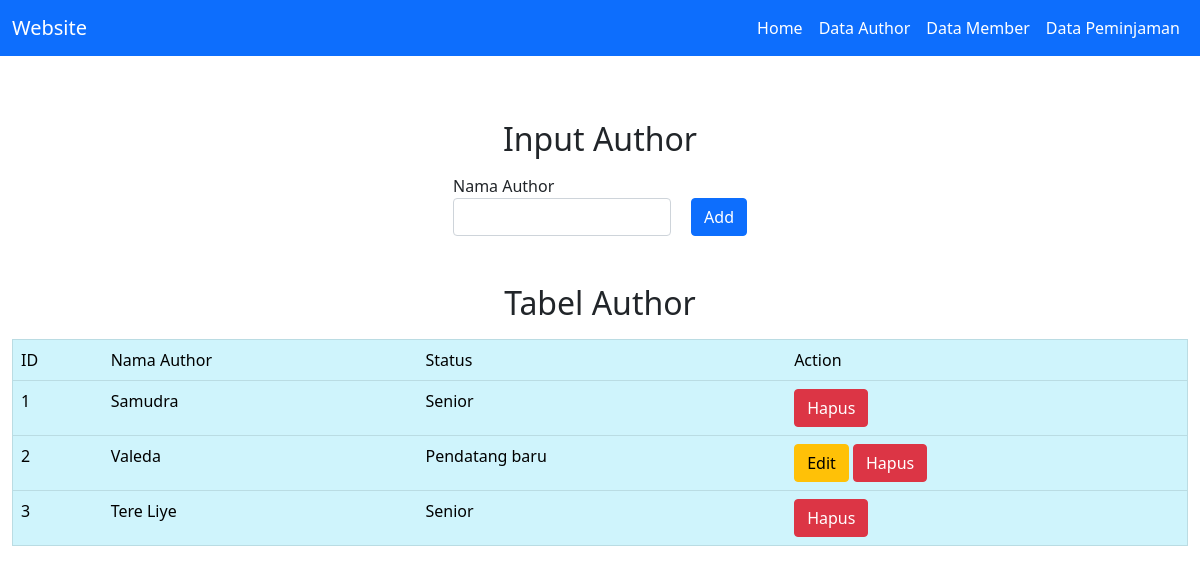
Screenshot of /author.php with the database file from the repository.
### tables this page shows
CREATE TABLE `author` (
  `id_author` int(11) NOT NULL,
  `nama` varchar(100) NOT NULL,
  `status` varchar(50) NOT NULL
);

### conf.php (called while the page is built)
<?php
    $db_host = "localhost";
    $db_user = "root";
    $db_pass = "";
    $db_name = "latihan11";
?>

### includes/DB.class.php (called while the page is built, shortened)
<?php
class DB
{
    var $db_host = "";
    var $db_user = "";
    var $db_pass = "";
    var $db_name = "";
    var $db_link = "";
    var $result = 0;
    function DB($db_host = '', $db_user = '', $db_pass = '', $db_name = '')
    {
        $this->db_host = $db_host;
        $this->db_user = $db_user;
        $this->db_pass = $db_pass;
        $this->db_name = $db_name;
    }
    function open()
    {
        $this->db_link = mysqli_connect($this->db_host, $this->db_user, $this->db_pass, $this->db_name);
    }
    function execute($query = "")
    {
        $this->result = mysqli_query($this->db_link, $query);
        return $this->result;
    }
    function getResult()
    {
        return mysqli_fetch_array($this->result);
    }
}
?>

### includes/Author.class.php (called while the page is built, shortened)
<?php
class Author extends DB
{
    function getAuthor()
    {
        $query = "SELECT * FROM author";
        return $this->execute($query);
    }
}
?>

### author.php (the view, shortened to what this page needs)
<?php
include("conf.php");
include("includes/DB.class.php");
include("includes/Author.class.php");
$author = new Author($db_host, $db_user, $db_pass, $db_name);
$author->open();
$author->getAuthor();
$data = null;
$no = 1;
while (list($id, $nama, $status) = $author->getResult())
{
    if ($status == 'Senior')
    {
        $data .= "<tr>
                <td>" . $no++ . "</td>
                <td>" . $nama . "</td>
                <td>" . $status . "</td>
                <td>
                <a href='author.php?id_hapus=" . $id . "' class='btn btn-danger''>Hapus</a>
                </td>
                </tr>";
    }
    else
    {
        $data .= "<tr>
                <td>" . $no++ . "</td>
                <td>" . $nama . "</td>
                <td>" . $status . "</td>
                <td>
                <a href='author.php?id_edit=" . $id .  "' class='btn btn-warning''>Edit</a>
                <a href='author.php?id_hapus=" . $id . "' class='btn btn-danger''>Hapus</a>
                </td>
                </tr>";
    }
}

### rows the page displays
author: nama "Samudra", status "Senior"
author: nama "Valeda", status "Pendatang baru"
author: nama "Tere Liye", status "Senior"
